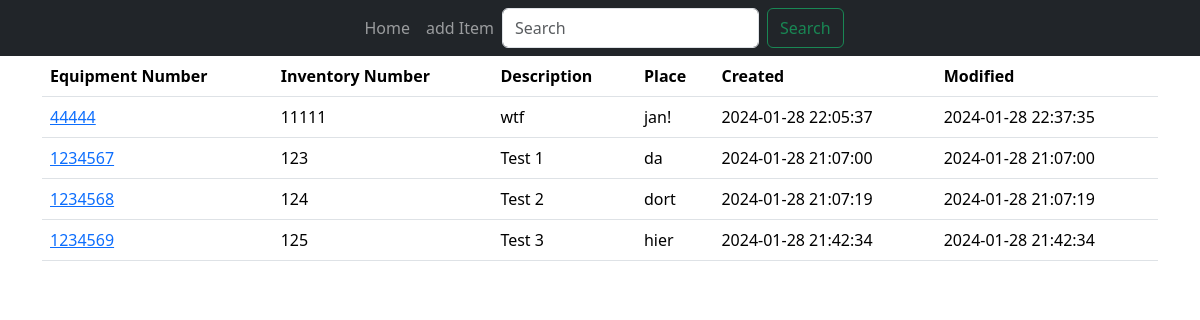
/items, run on the app's committed database.
### website/models.py (models this page shows)
class Item(db.Model):
    equipment_number = db.Column(db.Integer, unique=True, primary_key=True)
    inventory_number = db.Column(db.Integer, unique=True)
    description = db.Column(db.String(150))
    place = db.Column(db.String(150))
    creation_date = db.Column(db.DateTime, server_default=db.func.now())
    modified_date = db.Column(db.DateTime, server_default=db.func.now(), onupdate=db.func.now())

### website/views.py (the view)
@views.route('/items')
def home():
    inventory = db.session.execute(db.select(Item)).scalars()
    return render_template("home.html", inventory=inventory)

### website/templates/home.html (shortened to what this page needs)
{% extends "base.html" %}
{% block content %}
  <table class="table table-stripped">
    <thead>
      <tr>
        <th scope="col">Equipment Number</th>
        <th scope="col">Inventory Number</th>
        <th scope="col">Description</th>
        <th scope="col">Place</th>
        <th scope="col">Created</th>
        <th scope="col">Modified</th>
      </tr>
    </thead>
    <tbody>
      {% for item in inventory %}
        <tr>
          <td>
            <a href="/items/{{ item.equipment_number }}">
              {{ item.equipment_number }}
            </a>
          </td>
          <td>{{ item.inventory_number }}</td>
          <td>{{ item.description }}</td>
          <td>{{ item.place }}</td>
          <td>{{ item.creation_date }}</td>
          <td>{{ item.modified_date }}</td>
        </tr>
      {% endfor %}
    </tbody>
  </table>
{% endblock %}

### website/templates/base.html (shortened to what this page needs)
<!DOCTYPE html>
<html lang="en">
  <head>
    <link
      href="https://cdn.jsdelivr.net/npm/bootstrap@5.3.2/dist/css/bootstrap.min.css"
      rel="stylesheet"
>
    <link
      rel="stylesheet"
      href="https://stackpath.bootstrapcdn.com/font-awesome/4.7.0/css/font-awesome.min.css"
    />
  </head>
  <body>
    <nav class="navbar navbar-expand-lg navbar-dark bg-dark">
      <div class="collapse navbar-collapse" style="display:flex;justify-content:center;" id="navbar">
        <div class="navbar-nav">
          <a class="nav-item nav-link" id="home" href="/items">Home</a>
          <a class="nav-item nav-link" id="add_item" href="/items/add_item">add Item</a>
          <form style="display:flex;flex-direction:row;" role="search">
            <input class="form-control me-2" type="search" placeholder="Search" aria-label="Search">
            <button class="btn btn-outline-success" type="submit">Search</button>
          </form>
        </div>
      </div>
    </nav>
    <div class="container">
      {% block content %}
      {% endblock %}
    </div>
  </body>
</html>

### data on the page
Item: equipment_number "44444", inventory_number "11111", description "wtf", place "jan!", creation_date "2024-01-28 22:05:37", modified_date "2024-01-28 22:37:35"
Item: equipment_number "1234567", inventory_number "123", description "Test 1", place "da", creation_date "2024-01-28 21:07:00", modified_date "2024-01-28 21:07:00"
Item: equipment_number "1234568", inventory_number "124", description "Test 2", place "dort", creation_date "2024-01-28 21:07:19", modified_date "2024-01-28 21:07:19"
Item: equipment_number "1234569", inventory_number "125", description "Test 3", place "hier", creation_date "2024-01-28 21:42:34", modified_date "2024-01-28 21:42:34"
